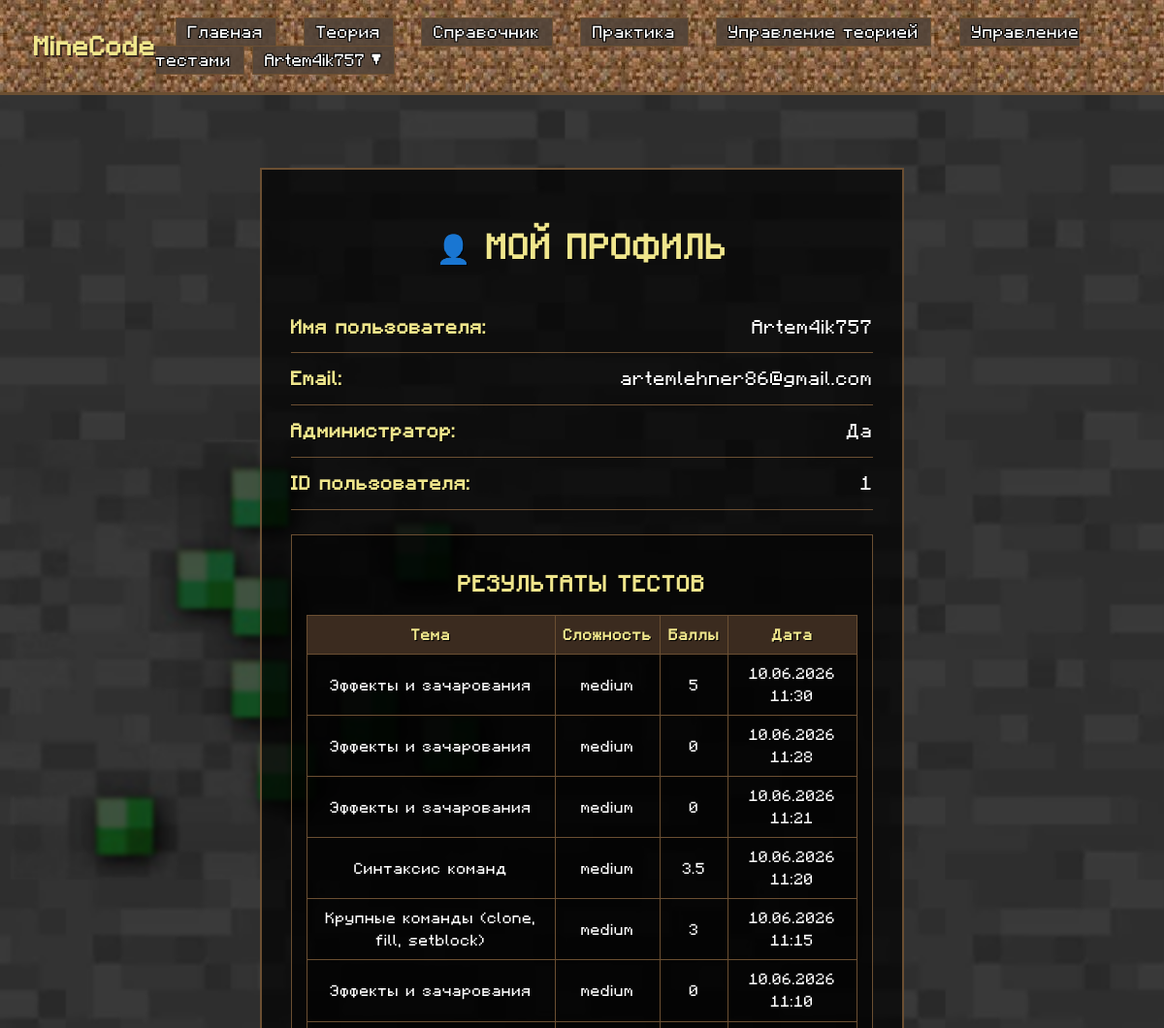
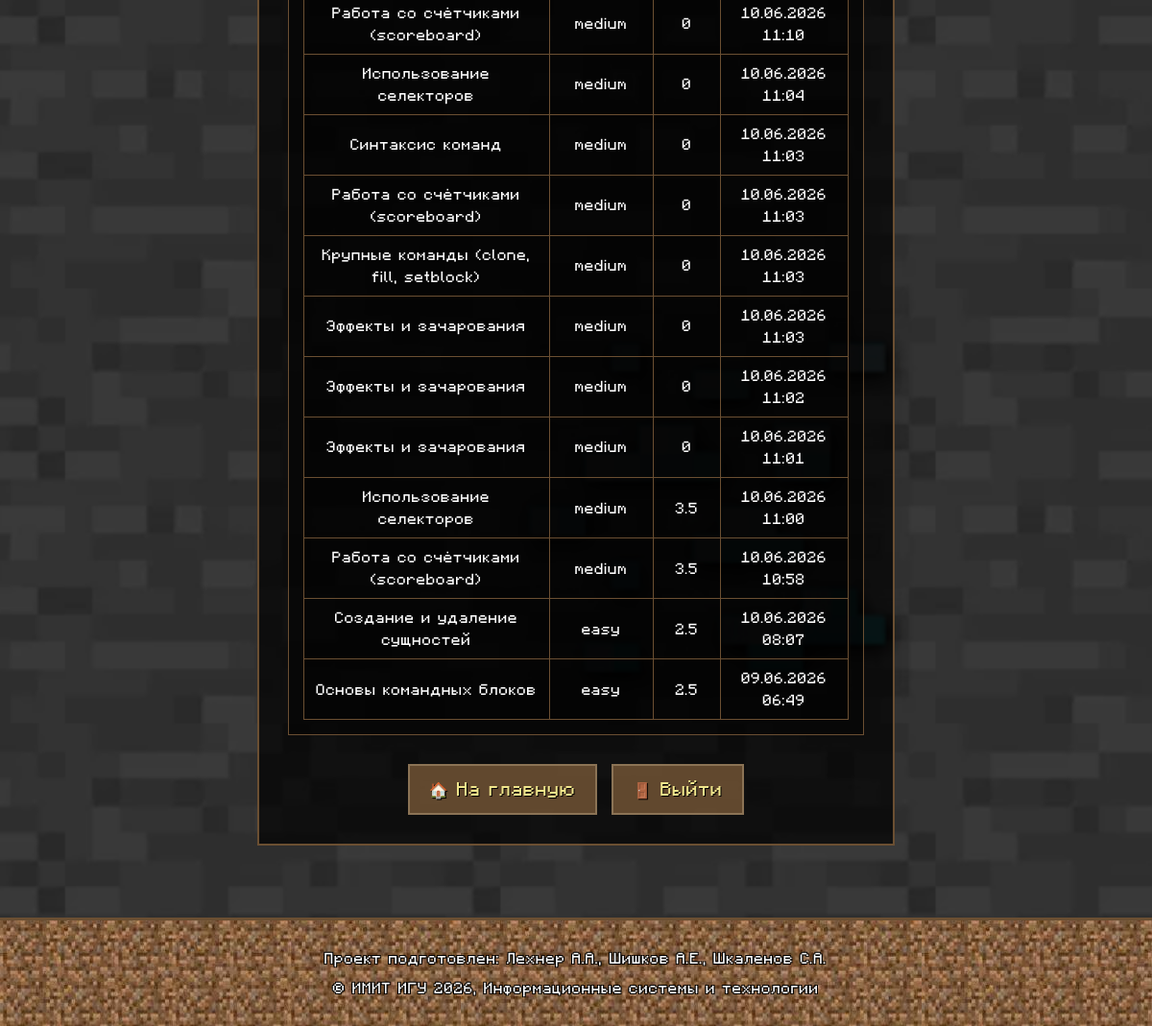
The app's page /profile (signed in) with its own data (2 pictures, top to bottom).
### app/models.py (models this page shows, shortened)
class User(UserMixin, db.Model):
    id = db.Column(db.Integer, primary_key=True)
    username = db.Column(db.String(64), unique=True, nullable=False)
    email = db.Column(db.String(120), unique=True, nullable=False)
    password_hash = db.Column(db.String(128))
    is_admin = db.Column(db.Boolean, default=False)
    test_results = db.relationship('TestResult', backref='user', lazy=True)

class TestResult(db.Model):
    id = db.Column(db.Integer, primary_key=True)
    score = db.Column(db.Float, nullable=False)
    total = db.Column(db.Integer, nullable=False)
    topic = db.Column(db.String(100))
    difficulty = db.Column(db.String(20))
    timestamp = db.Column(db.DateTime, default=datetime.utcnow)
    user_id = db.Column(db.Integer, db.ForeignKey('user.id'), nullable=False)

### app/routes.py (the view)
@main.route('/profile')
@login_required
def profile():
    return render_template('profile.html', title='Профиль', body_class='theory-bg')

### app/__init__.py (called while the page is built)
@login_manager.user_loader
def load_user(user_id):
    from app.models import User
    return User.query.get(int(user_id))

### app/templates/profile.html (shortened to what this page needs)
{% extends "base.html" %}
{% block content %}
<div class="container">
    <div class="profile-container">
        <h2 class="profile-title">👤 Мой профиль</h2>
        <div class="profile-info">
            <div class="info-row">
                <span class="info-label">Имя пользователя:</span>
                <span class="info-value">{{ current_user.username }}</span>
            </div>
            <div class="info-row">
                <span class="info-label">Email:</span>
                <span class="info-value">{{ current_user.email }}</span>
            </div>
            <div class="info-row">
                <span class="info-label">Администратор:</span>
                <span class="info-value">{{ "Да" if current_user.is_admin else "Нет" }}</span>
            </div>
            <div class="info-row">
                <span class="info-label">ID пользователя:</span>
                <span class="info-value">{{ current_user.id }}</span>
            </div>
        </div>
        <div class="profile-results">
            <h3>Результаты тестов</h3>
            {% if current_user.test_results %}
            <table class="results-table">
                <thead>
                    <tr>
                        <th>Тема</th>
                        <th>Сложность</th>
                        <th>Баллы</th>
                        <th>Дата</th>
                    </tr>
                </thead>
                <tbody>
                    {% for result in current_user.test_results|sort(attribute='timestamp', reverse=True) %}
                    <tr>
                        <td>{{ result.topic }}</td>
                        <td>{{ result.difficulty }}</td>
                        <td>{{ result.score }}</td>
                        <td>{{ result.timestamp.strftime('%d.%m.%Y %H:%M') }}</td>
                    </tr>
                    {% endfor %}
                </tbody>
            </table>
            {% else %}
            <p>Вы ещё не проходили тесты. <a href="/practice">Пройти тест</a></p>
            {% endif %}
        </div>
        <div class="profile-actions">
            <a href="{{ url_for('main.index') }}" class="btn-back">🏠 На главную</a>
            <a href="{{ url_for('main.logout') }}" class="btn-logout">🚪 Выйти</a>
        </div>
    </div>
</div>
{% endblock %}

### app/templates/base.html (shortened to what this page needs)
<!DOCTYPE html>
<html lang="ru">
<head>
    <link rel="stylesheet" href="{{ url_for('static', filename='css/style.css') }}">
</head>
<body class="{{ body_class or '' }}">
    <div class="page-wrapper">
        <header>
            <nav class="navbar">
                <a href="/" class="logo">MineCode</a>
                <div class="nav-links">
                    <a href="/">Главная</a>
                    <a href="/fundamentals">Теория</a>
                    <a href="/theory">Справочник</a>
                    <a href="/practice">Практика</a>
                    {% if current_user.is_authenticated and current_user.is_admin %}
                        <a href="/fundamentals/manage">Управление теорией</a>
                        <a href="/practice/manage">Управление тестами</a>
                    {% endif %}
                    {% if current_user.is_authenticated %}
                        <div class="user-dropdown-wrapper">
                            <button class="user-dropdown-btn" id="userDropdownBtn">
                                {{ current_user.username }} ▼
                            </button>
                        </div>
                    {% else %}
                        <a href="/auth">Вход</a>
                    {% endif %}
                </div>
            </nav>
        </header>
        <main class="main-content">
            {% block content %}{% endblock %}
        </main>
        <footer class="footer">
            <div class="footer-content">
                <p>Проект подготовлен: Лехнер А.А., Шишков А.Е., Шкаленов С.А.</p>
                <p>© ИМИТ ИГУ 2026, Информационные системы и технологии</p>
            </div>
        </footer>
    </div>
</body>
</html>

### app/static/css/style.css (style rules this page uses)
* { -webkit-font-smoothing: none; -moz-osx-font-smoothing: unset; }
html, body { height: 100%; overflow-x: hidden; }
body { min-height: 100vh; margin: 0; font-family: 'Minecraft', monospace; color: #e0d8b0; line-height: 1.8; letter-spacing: 0.6px; background-color: #1a1a1a; background-image: none; }
.page-wrapper { min-height: 100vh; display: flex; flex-direction: column; position: relative; z-index: 1; }
.main-content { flex: 1; position: relative; z-index: 1; }
h1, h2, h3 { font-family: 'Minecraft', monospace; text-transform: uppercase; letter-spacing: 1px; }
.container { max-width: 960px; margin: 0 auto; padding: 25px; position: relative; z-index: 2; }
.navbar { display: flex; justify-content: space-between; align-items: center; background-color: #3b2b1f; background-image: url('../images/dirt.png'); background-repeat: repeat; background-size: auto; padding: 18px 35px; border-bottom: 3px solid #6b4f32; position: relative; z-index: 2; }
.logo { font-size: 22px; font-weight: bold; color: #f0e68c; text-decoration: none; font-family: 'Minecraft', monospace; text-shadow: 2px 2px 0 #3b2b1f; }
.nav-links a { color: #ffffff; text-decoration: none; margin-left: 20px; padding: 6px 12px; border: 1px solid #6b4f32; background-color: rgba(83, 68, 57, 0.9); font-size: 14px; text-shadow: 1px 1px 0 #000, -1px -1px 0 #000, 1px -1px 0 #000, -1px 1px 0 #000; }
.footer { background-color: #3b2b1f; background-image: url('../images/dirt.png'); background-repeat: repeat; background-size: auto; text-align: center; padding: 20px; border-top: 3px solid #6b4f32; margin-top: 0; font-size: 0.8em; position: relative; z-index: 2; color: #ffffff; }
.footer p { margin: 8px 0; text-shadow: 1px 1px 0 #000, -1px -1px 0 #000, 1px -1px 0 #000, -1px 1px 0 #000; color: #ffffff; }
body.theory-bg { background-image: url('../images/basic_bg.png'); background-size: cover; background-repeat: no-repeat; background-attachment: fixed; background-position: center center; background-color: #1a1a1a; }
.user-dropdown-wrapper { position: relative; display: inline-block; }
.user-dropdown-btn { background: rgba(83, 68, 57, 0.9); border: 1px solid #6b4f32; color: #ffffff; font-family: 'Minecraft', monospace; font-size: 14px; padding: 6px 12px; cursor: pointer; text-shadow: 1px 1px 0 #000, -1px -1px 0 #000, 1px -1px 0 #000, -1px 1px 0 #000; }

### app/templates/profile.html (style rules this page uses)
.profile-container { max-width: 600px; margin: 50px auto; background: rgba(0, 0, 0, 0.7); border: 2px solid #6b4f32; padding: 30px; color: #ffffff; text-shadow: 1px 1px 0 #000; }
.profile-title { text-align: center; font-size: 1.8em; color: #f0e68c; margin-bottom: 30px; }
.info-row { padding: 12px 0; border-bottom: 1px solid #6b4f32; display: flex; justify-content: space-between; }
.info-label { font-weight: bold; color: #f0e68c; }
.info-value { color: #ffffff; }
.profile-results { margin-top: 25px; background: rgba(0,0,0,0.5); padding: 15px; border: 1px solid #6b4f32; }
.profile-results h3 { text-align: center; color: #f0e68c; margin-bottom: 15px; }
.results-table { width: 100%; border-collapse: collapse; margin-top: 10px; background: rgba(0,0,0,0.3); }
.results-table th, .results-table td { border: 1px solid #6b4f32; padding: 8px; text-align: center; font-size: 0.8em; }
.results-table th { background: #3b2b1f; color: #f0e68c; }
.profile-actions { display: flex; gap: 15px; justify-content: center; margin-top: 30px; }
.btn-back, .btn-logout { padding: 10px 20px; background: rgba(107, 79, 50, 0.9); border: 2px solid #8b7355; color: #f0e68c; font-family: 'Minecraft', monospace; text-decoration: none; cursor: pointer; transition: background 0.2s; }

### records on screen
User: username "Artem4ik757", email "artemlehner86@gmail.com", is_admin "Да", id "1"
TestResult: topic "Эффекты и зачарования", difficulty "medium", score "5", timestamp "10.06.2026 11:30"
TestResult: topic "Эффекты и зачарования", difficulty "medium", score "0", timestamp "10.06.2026 11:28"
TestResult: topic "Эффекты и зачарования", difficulty "medium", score "0", timestamp "10.06.2026 11:21"
TestResult: topic "Синтаксис команд", difficulty "medium", score "3.5", timestamp "10.06.2026 11:20"
TestResult: topic "Крупные команды (clone, fill, setblock)", difficulty "medium", score "3", timestamp "10.06.2026 11:15"
TestResult: topic "Эффекты и зачарования", difficulty "medium", score "0", timestamp "10.06.2026 11:10"
TestResult: topic "Работа со счётчиками (scoreboard)", difficulty "medium", score "0", timestamp "10.06.2026 11:10"
TestResult: topic "Использование селекторов", difficulty "medium", score "0", timestamp "10.06.2026 11:04"
TestResult: topic "Синтаксис команд", difficulty "medium", score "0", timestamp "10.06.2026 11:03"
TestResult: topic "Работа со счётчиками (scoreboard)", difficulty "medium", score "0", timestamp "10.06.2026 11:03"
TestResult: topic "Крупные команды (clone, fill, setblock)", difficulty "medium", score "0", timestamp "10.06.2026 11:03"
TestResult: topic "Эффекты и зачарования", difficulty "medium", score "0", timestamp "10.06.2026 11:03"
TestResult: topic "Эффекты и зачарования", difficulty "medium", score "0", timestamp "10.06.2026 11:02"
TestResult: topic "Эффекты и зачарования", difficulty "medium", score "0", timestamp "10.06.2026 11:01"
TestResult: topic "Использование селекторов", difficulty "medium", score "3.5", timestamp "10.06.2026 11:00"
TestResult: topic "Работа со счётчиками (scoreboard)", difficulty "medium", score "3.5", timestamp "10.06.2026 10:58"
TestResult: topic "Создание и удаление сущностей", difficulty "easy", score "2.5", timestamp "10.06.2026 08:07"
TestResult: topic "Основы командных блоков", difficulty "easy", score "2.5", timestamp "09.06.2026 06:49"
